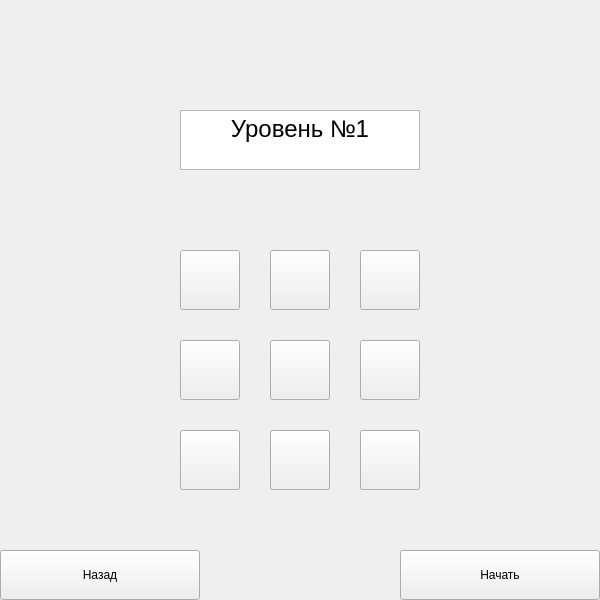
<?xml version="1.0" encoding="UTF-8"?>
<ui version="4.0">
 <class>Squares_Easy</class>
 <widget class="QWidget" name="Squares_Easy">
  <property name="geometry">
   <rect>
    <x>0</x>
    <y>0</y>
    <width>600</width>
    <height>600</height>
   </rect>
  </property>
  <property name="minimumSize">
   <size>
    <width>600</width>
    <height>600</height>
   </size>
  </property>
  <property name="maximumSize">
   <size>
    <width>600</width>
    <height>600</height>
   </size>
  </property>
  <property name="windowTitle">
   <string>Form</string>
  </property>
  <widget class="QPushButton" name="pushButton_1">
   <property name="geometry">
    <rect>
     <x>180</x>
     <y>250</y>
     <width>60</width>
     <height>60</height>
    </rect>
   </property>
   <property name="text">
    <string/>
   </property>
   <attribute name="buttonGroup">
    <string notr="true">buttonGroup</string>
   </attribute>
  </widget>
  <widget class="QPushButton" name="pushButton_4">
   <property name="geometry">
    <rect>
     <x>270</x>
     <y>250</y>
     <width>60</width>
     <height>60</height>
    </rect>
   </property>
   <property name="text">
    <string/>
   </property>
   <attribute name="buttonGroup">
    <string notr="true">buttonGroup</string>
   </attribute>
  </widget>
  <widget class="QPushButton" name="pushButton_7">
   <property name="geometry">
    <rect>
     <x>360</x>
     <y>250</y>
     <width>60</width>
     <height>60</height>
    </rect>
   </property>
   <property name="text">
    <string/>
   </property>
   <attribute name="buttonGroup">
    <string notr="true">buttonGroup</string>
   </attribute>
  </widget>
  <widget class="QPushButton" name="pushButton_5">
   <property name="geometry">
    <rect>
     <x>270</x>
     <y>340</y>
     <width>60</width>
     <height>60</height>
    </rect>
   </property>
   <property name="text">
    <string/>
   </property>
   <attribute name="buttonGroup">
    <string notr="true">buttonGroup</string>
   </attribute>
  </widget>
  <widget class="QPushButton" name="pushButton_8">
   <property name="geometry">
    <rect>
     <x>360</x>
     <y>340</y>
     <width>60</width>
     <height>60</height>
    </rect>
   </property>
   <property name="text">
    <string/>
   </property>
   <attribute name="buttonGroup">
    <string notr="true">buttonGroup</string>
   </attribute>
  </widget>
  <widget class="QPushButton" name="pushButton_2">
   <property name="geometry">
    <rect>
     <x>180</x>
     <y>340</y>
     <width>60</width>
     <height>60</height>
    </rect>
   </property>
   <property name="text">
    <string/>
   </property>
   <attribute name="buttonGroup">
    <string notr="true">buttonGroup</string>
   </attribute>
  </widget>
  <widget class="QPushButton" name="pushButton_3">
   <property name="geometry">
    <rect>
     <x>180</x>
     <y>430</y>
     <width>60</width>
     <height>60</height>
    </rect>
   </property>
   <property name="text">
    <string/>
   </property>
   <attribute name="buttonGroup">
    <string notr="true">buttonGroup</string>
   </attribute>
  </widget>
  <widget class="QPushButton" name="pushButton_9">
   <property name="geometry">
    <rect>
     <x>360</x>
     <y>430</y>
     <width>60</width>
     <height>60</height>
    </rect>
   </property>
   <property name="text">
    <string/>
   </property>
   <attribute name="buttonGroup">
    <string notr="true">buttonGroup</string>
   </attribute>
  </widget>
  <widget class="QPushButton" name="pushButton_6">
   <property name="geometry">
    <rect>
     <x>270</x>
     <y>430</y>
     <width>60</width>
     <height>60</height>
    </rect>
   </property>
   <property name="text">
    <string/>
   </property>
   <attribute name="buttonGroup">
    <string notr="true">buttonGroup</string>
   </attribute>
  </widget>
  <widget class="QTextEdit" name="textEdit">
   <property name="geometry">
    <rect>
     <x>180</x>
     <y>110</y>
     <width>240</width>
     <height>60</height>
    </rect>
   </property>
   <property name="html">
    <string>&lt;!DOCTYPE HTML PUBLIC &quot;-//W3C//DTD HTML 4.0//EN&quot; &quot;http://www.w3.org/TR/REC-html40/strict.dtd&quot;&gt;
&lt;html&gt;&lt;head&gt;&lt;meta name=&quot;qrichtext&quot; content=&quot;1&quot; /&gt;&lt;style type=&quot;text/css&quot;&gt;
p, li { white-space: pre-wrap; }
&lt;/style&gt;&lt;/head&gt;&lt;body style=&quot; font-family:'MS Shell Dlg 2'; font-size:7.8pt; font-weight:400; font-style:normal;&quot;&gt;
&lt;p align=&quot;center&quot; style=&quot; margin-top:0px; margin-bottom:0px; margin-left:0px; margin-right:0px; -qt-block-indent:0; text-indent:0px;&quot;&gt;&lt;span style=&quot; font-size:18pt;&quot;&gt;Уровень №1&lt;/span&gt;&lt;/p&gt;&lt;/body&gt;&lt;/html&gt;</string>
   </property>
  </widget>
  <widget class="QPushButton" name="pushButton_back">
   <property name="geometry">
    <rect>
     <x>0</x>
     <y>550</y>
     <width>200</width>
     <height>50</height>
    </rect>
   </property>
   <property name="text">
    <string>Назад</string>
   </property>
  </widget>
  <widget class="QPushButton" name="pushButton_run">
   <property name="geometry">
    <rect>
     <x>400</x>
     <y>550</y>
     <width>200</width>
     <height>50</height>
    </rect>
   </property>
   <property name="text">
    <string>Начать</string>
   </property>
  </widget>
  <widget class="QLabel" name="label">
   <property name="geometry">
    <rect>
     <x>520</x>
     <y>0</y>
     <width>75</width>
     <height>25</height>
    </rect>
   </property>
   <property name="text">
    <string> </string>
   </property>
  </widget>
 </widget>
 <resources/>
 <connections/>
 <buttongroups>
  <buttongroup name="buttonGroup"/>
 </buttongroups>
</ui>
